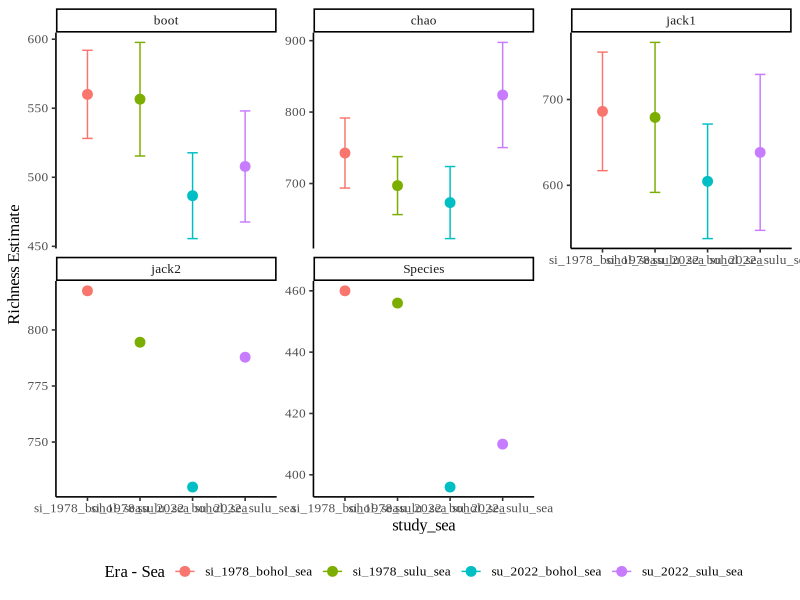
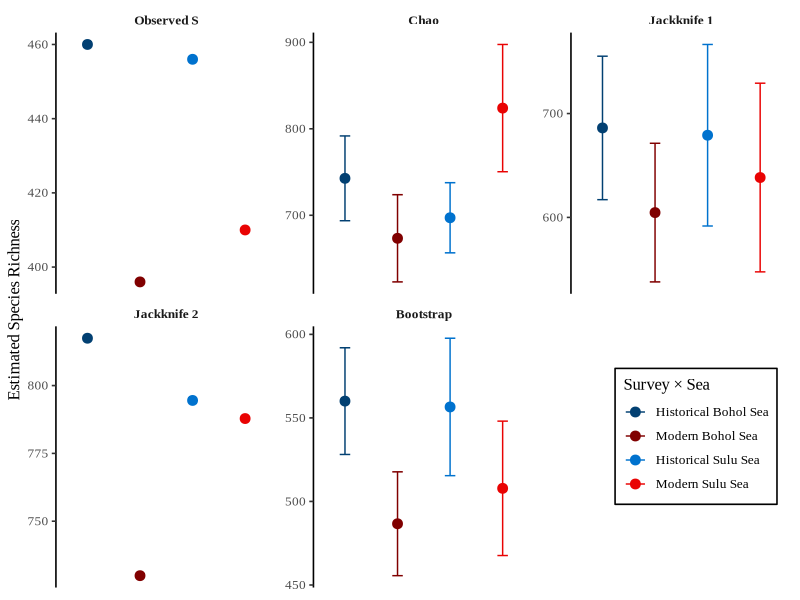
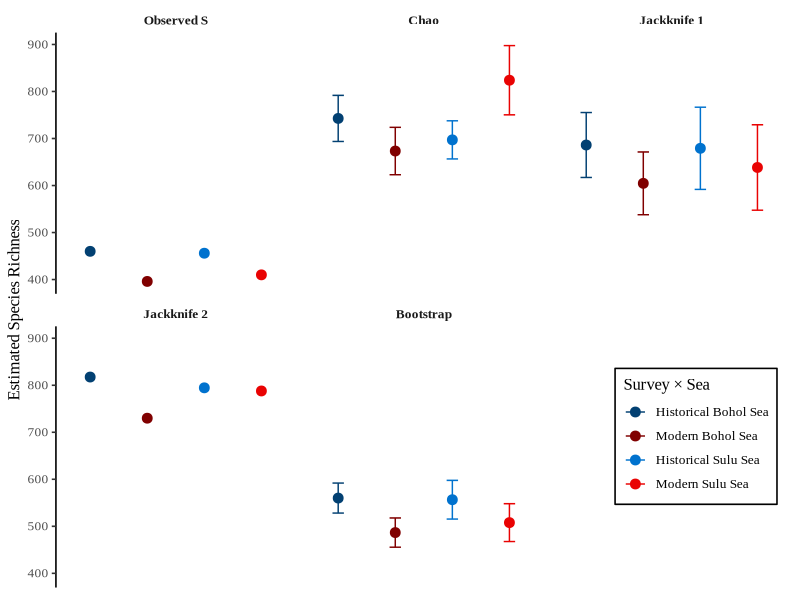

Source code (R) for these figures, in order:
#### NOTES ####
# No good statistical test
# Adapted to just focus on the SU-SI duplicate stations. 
# 24 SU duplicates. But this was filtered down to 21 for habitat and sampling effectiveness.
# It does include 3 proxy stations. 


#### INITIALIZATION ####
setwd(dirname(rstudioapi::getActiveDocumentContext()$path))


#### INSTALL PACKAGES ####
packages_used <- 
  c("tidyverse",
    "readxl",
    "vegan",
    "ggvegan",
    "ggplot2",
    "dplyr",
    "nlme"
  )

packages_to_install <- 
  packages_used[!packages_used %in% installed.packages()[,1]]

if (length(packages_to_install) > 0) {
  install.packages(packages_to_install, 
                   Ncpus = Sys.getenv("NUMBER_OF_PROCESSORS") - 1)
}

lapply(packages_used, 
       require, 
       character.only = TRUE)

theme_set(
  theme_void()
)


#### READ IN VEGANIZED DATA ####

# Community matrix (samples × species)
data_vegan <- read_csv(
  "../data/si_su_duplicates/data_vegan_si_su_duplicates_community_matrix.csv"
) %>% 
  column_to_rownames("station_code")

# vegan wants a matrix or data.frame with rownames = samples, cols = species
# you can leave it as a data.frame, or do:
# comm_matrix <- as.matrix(comm_matrix)

# Environmental metadata. Keep station_code as a column not rownames.
data_vegan.env <- read_csv(
  "../data/si_su_duplicates/data_vegan_si_su_duplicates_metadata.csv"
)

# check that the rows are aligned by station_code
identical(rownames(data_vegan), data_vegan.env$station_code)

# change the rownames in data_vegan to the nice_station_code
# Create a lookup table of old station_code to new nice_station_code
lookup <- data_vegan.env %>%
  dplyr::select(station_code, nice_station_code)

# Reorder the labels to match your data_vegan row order
new_labels <- lookup$nice_station_code[match(rownames(data_vegan), lookup$station_code)]
rownames(data_vegan) <- new_labels

# check that the rows are aligned by nice_station_code
identical(rownames(data_vegan), data_vegan.env$nice_station_code)


#### SPECPOOL GROUP BY STUDY SEA ####
specpool_study_sea <- specpool(data_vegan, data_vegan.env$study_sea, smallsample = TRUE)
# don't subset the dataset by region. don't reduce species pool.

print(specpool_study_sea)

# If needed, turn rownames into a column
specpool_study_sea <- specpool_study_sea %>%
  rownames_to_column("study_sea")

# Gather for plotting
specpool_long <- specpool_study_sea %>%
  pivot_longer(
    cols = c(Species, chao, jack1, jack2, boot),
    names_to = "index",
    values_to = "estimate"
  ) %>%
  # Attach SE for each estimator
  mutate(
    se = case_when(
      index == "chao"  ~ chao.se,
      index == "jack1" ~ jack1.se,
      index == "boot"  ~ boot.se,
      TRUE             ~ NA_real_
    )
  )

# remove redundant se columns
specpool_long <- specpool_long %>%
  select(study_sea, index, estimate, se, n)

print(specpool_long)

# # era/study/survey colors
# label_colors <- c(
#   "si_1978_bohol_sea" = "#024072",  # SI Bohol Sea: navy blue
#   "su_2022_bohol_sea" = "#800000",   # SU Bohol Sea: maroon
#   "si_1978_sulu_sea"  = "#0072CE",  # SI Sulu Sea: blue
#   "su_2022_sulu_sea"  = "#E90303"  # SU Sulu Sea: red
# )

# Human-friendly x labels for the 4 groups
x_labels <- c(
  "si_1978_bohol_sea" = "Historical\nBohol Sea",
  "su_2022_bohol_sea" = "Modern\nBohol Sea",
  "si_1978_sulu_sea"  = "Historical\nSulu Sea",
  "su_2022_sulu_sea"  = "Modern\nSulu Sea"
)

# Dotplot with Error Bars (Recommended)
ggplot(
  filter(specpool_long, index %in% c("Species", "chao", "jack1", "jack2", "boot")),
  aes(x = study_sea, y = estimate, color = study_sea)
) +
  geom_point(position = position_dodge(width = 0.7), size = 3) +
  geom_errorbar(
    aes(ymin = estimate - se, ymax = estimate + se),
    width = 0.2,
    position = position_dodge(width = 0.7),
    na.rm = TRUE
  ) +
  facet_wrap(~ index, scales = "free_y") +
  theme_classic(base_family = "Times New Roman", base_size = 12) +
  theme(legend.position = "bottom", "right") +
  labs(
    y = "Richness Estimate",
    color = "Era - Sea"
  )

# Set factors in desired order
specpool_long <- specpool_long %>%
  mutate(
    study_sea = factor(study_sea, levels = c(
      "si_1978_bohol_sea", "su_2022_bohol_sea",
      "si_1978_sulu_sea", "su_2022_sulu_sea"),
      labels = c("Historical Bohol Sea", "Modern Bohol Sea",
                 "Historical Sulu Sea", "Modern Sulu Sea")
    ),
    index = factor(index, levels = c("Species", "chao", "jack1", "jack2", "boot"),
                   labels = c("Observed S", "Chao", "Jackknife 1", "Jackknife 2", "Bootstrap"))
  )


# Filter first
df_plot <- filter(specpool_long, index %in% c("Observed S", "Chao", "Jackknife 1", "Jackknife 2", "Bootstrap"))

#### PLOT ####
# dot plot with se when available. index and group correctly ordered. 
# free y-axis for each index
ggplot(
  df_plot,
  aes(x = study_sea, y = estimate, color = study_sea)
) +
  geom_point(size = 3) +
  geom_errorbar(
    aes(ymin = estimate - se, ymax = estimate + se),
    width = 0.20,
    na.rm = TRUE
  ) +
  facet_wrap(~ index, nrow = 2, ncol = 3, scales = "free_y") +
  scale_color_manual(
    name = "Survey × Sea",
    values = c(
      "Historical Bohol Sea" = "#024072",
      "Modern Bohol Sea"     = "#800000",
      "Historical Sulu Sea"  = "#0072CE",
      "Modern Sulu Sea"      = "#E90303"
    )
  ) +
  labs(
    y = "Estimated Species Richness",
    x = NULL
  ) +
  theme_classic(base_family = "Times New Roman", base_size = 12) +
  theme(
    axis.text.x  = element_blank(),    # remove x tick labels
    axis.ticks.x = element_blank(),    # remove x ticks
    axis.title.x = element_blank(),    # remove x axis title
    axis.line.x  = element_blank(),
    legend.position = c(0.98, 0.15),   # adjust as needed
    legend.justification = c(1, 0),
    legend.background = element_rect(fill = "white", color = "black"),
    strip.background = element_blank(),
    strip.text = element_text(face = "bold")
  )

# # Save plot
# ggsave("../figures/si_su_duplicates/specpool_species_study_sea_freey.png", width = 6.5, height = 8, units = "in", dpi = 300)

# DOT PLOT with se when available. index and group correctly ordered. 
# set limits and breaks for all y-axes
ggplot(
  df_plot,
  aes(x = study_sea, y = estimate, color = study_sea)
) +
  geom_point(size = 3) +
  geom_errorbar(
    aes(ymin = estimate - se, ymax = estimate + se),
    width = 0.20,
    na.rm = TRUE
  ) +
  facet_wrap(~ index, nrow = 2, ncol = 3, scales = "fixed") +   # or omit 'scales' for default fixed
  scale_color_manual(
    name = "Survey × Sea",
    values = c(
      "Historical Bohol Sea" = "#024072",
      "Modern Bohol Sea"     = "#800000",
      "Historical Sulu Sea"  = "#0072CE",
      "Modern Sulu Sea"      = "#E90303"
    )
  ) +
  scale_y_continuous(
    limits = c(395, 900),
    breaks = seq(400, 900, by = 100)
  ) +
  labs(
    y = "Estimated Species Richness",
    x = NULL
  ) +
  theme_classic(base_family = "Times New Roman", base_size = 12) +
  theme(
    axis.text.x  = element_blank(),    # remove x tick labels
    axis.ticks.x = element_blank(),    # remove x ticks
    axis.title.x = element_blank(),    # remove x axis title
    axis.line.x  = element_blank(),
    legend.position = c(0.98, 0.15),   # adjust as needed
    legend.justification = c(1, 0),
    legend.background = element_rect(fill = "white", color = "black"),
    strip.background = element_blank(),
    strip.text = element_text(face = "bold")
  )

# Save plot
# ggsave("../figures/si_su_duplicates/specpool_species_study_sea_sety.png", width = 6.5, height = 8, units = "in", dpi = 300)
